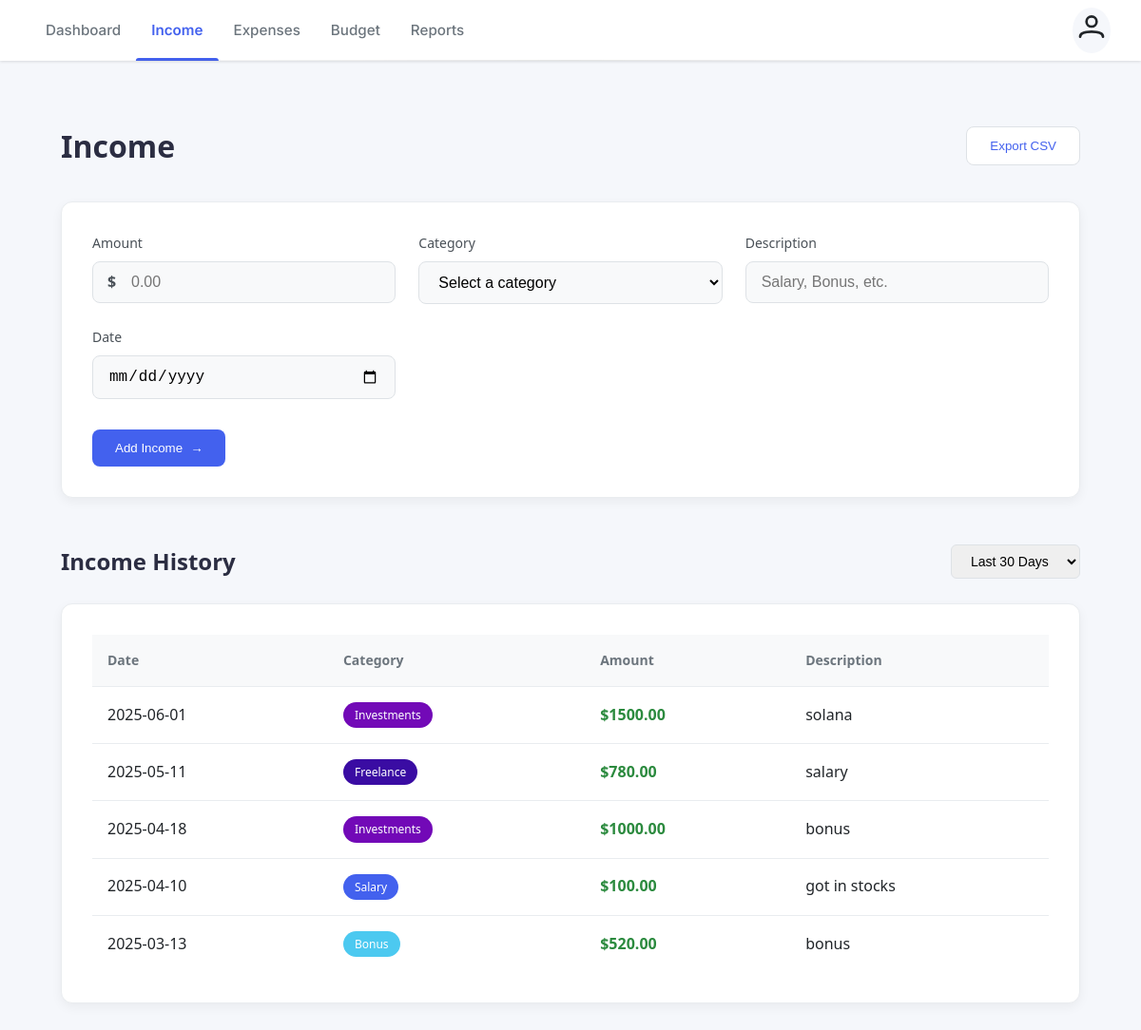
Screenshot of /income/ (signed in) with the database file from the repository.
### myapp/models.py (models this page shows, shortened)
class Transaction(models.Model):
    user = models.ForeignKey(User, on_delete=models.CASCADE)
    amount = models.DecimalField(max_digits=10, decimal_places=2, validators=[MinValueValidator(0.01)])
    category = models.ForeignKey(Category, on_delete=models.CASCADE)
    description = models.TextField(blank=True)
    date = models.DateField(default=timezone.now)
    transaction_type = models.CharField(max_length=10, choices=[('income', 'Income'), ('expense', 'Expense')])
    class Meta:
        ordering = ['-date']

class Category(models.Model):
    name = models.CharField(max_length=100)
    user = models.ForeignKey(User, on_delete=models.CASCADE)
    CATEGORY_TYPES = [
        ('income', 'Income'),
        ('expense', 'Expense'),
        ('budget', 'Budget'),
    ]
    category_type = models.CharField(max_length=10, choices=CATEGORY_TYPES)
    color = models.CharField(max_length=7, default='#4361ee')  # Added color field
    class Meta:
        verbose_name_plural = "Categories"
        unique_together = ('user', 'name', 'category_type')

### myapp/views.py (the view, shortened to what this page needs)
# urls.py: path('income/', views.income, name='income'),
@login_required
def income(request):
    categories = Category.objects.filter(user=request.user, category_type='income')
    incomes = Transaction.objects.filter(
        user=request.user,
        transaction_type='income'
    ).order_by('-date').select_related('category')
    return render(request, 'income.html', {
        'categories': categories,
        'incomes': incomes
    })

### templates/income.html (shortened to what this page needs)
{% extends "base.html" %}
{% block content %}
<div class="income-container">
    <div class="income-header">
        <h1 class="income-title">Income</h1>
        <div class="income-actions">
            <button class="btn btn-export">Export CSV</button>
        </div>
    </div>
    <div class="card income-form-card">
        <form method="post" class="income-form">
            <div class="form-grid">
                <div class="form-group">
                    <label for="amount" class="form-label">Amount</label>
                    <div class="input-with-icon">
                        <span class="currency-symbol">$</span>
                        <input type="number" id="amount" name="amount" step="0.01" min="0.01" required
                               class="form-input" placeholder="0.00">
                    </div>
                </div>
                <div class="form-group">
                    <label for="category" class="form-label">Category</label>
                    <select id="category" name="category" required class="form-select">
                        <option value="" disabled selected>Select a category</option>
                    </select>
                </div>
                <div class="form-group">
                    <label for="description" class="form-label">Description</label>
                    <input type="text" id="description" name="description" class="form-input"
                           placeholder="Salary, Bonus, etc.">
                </div>
                <div class="form-group">
                    <label for="date" class="form-label">Date</label>
                    <input type="date" id="date" name="date" required class="form-input">
                </div>
            </div>
            <button type="submit" class="btn btn-primary btn-submit">
                <span class="btn-text">Add Income</span>
                <span class="btn-icon">→</span>
            </button>
        </form>
    </div>
    <div class="income-history">
        <div class="history-header">
            <h3 class="history-title">Income History</h3>
            <div class="history-filters">
                <select class="filter-select">
                    <option>Last 30 Days</option>
                </select>
            </div>
        </div>
        <div class="card history-table-container">
            {% if incomes %}
            <table class="income-table">
                <thead>
                    <tr>
                        <th class="date-col">Date</th>
                        <th class="category-col">Category</th>
                        <th class="amount-col">Amount</th>
                        <th class="desc-col">Description</th>
                    </tr>
                </thead>
                <tbody>
                    {% for income in incomes %}
                    <tr class="income-row">
                        <td class="date-cell">{{ income.date|date:"Y-m-d" }}</td>
                        <td class="category-cell">
                            <span class="category-badge" style="background-color: {{ income.category.color|default:'#4361ee' }};">
                                {{ income.category.name }}
                            </span>
                        </td>
                        <td class="amount-cell">${{ income.amount }}</td>
                        <td class="desc-cell">{{ income.description|default:"-" }}</td>
                    </tr>
                    {% endfor %}
                </tbody>
            </table>
            {% else %}
            <div class="no-data">
                <p>No income records found</p>
            </div>
            {% endif %}
        </div>
    </div>
</div>
{% endblock %}

### templates/base.html (shortened to what this page needs)
<!DOCTYPE html>
<html lang="en">
<head>
</head>
<body>
    <nav class="navbar">
        <div class="nav-links">
            <a href="{% url 'dashboard' %}" class="{% if request.path == '/dashboard/' %}active{% endif %}">Dashboard</a>
            <a href="{% url 'income' %}" class="{% if request.path == '/income/' %}active{% endif %}">Income</a>
            <a href="{% url 'expenses' %}" class="{% if request.path == '/expenses/' %}active{% endif %}">Expenses</a>
            <a href="{% url 'budget' %}" class="{% if request.path == '/budget/' %}active{% endif %}">Budget</a>
            <a href="{% url 'reports' %}" class="{% if request.path == '/reports/' %}active{% endif %}">Reports</a>
        </div>
        <div class="user-menu">
            <div class="user-icon" id="userIcon">
                <svg width="32" height="32" viewBox="0 0 24 24" fill="none" stroke="currentColor" stroke-width="2" stroke-linecap="round" stroke-linejoin="round"><circle cx="12" cy="8" r="4"></circle><path d="M21 20c0-2.7-4-4-9-4s-9 1.3-9 4"></path></svg>
            </div>
        </div>
    </nav>
    <div class="container">
        {% block content %}{% endblock %}
    </div>
</body>
</html>

### templates/base.html (style rules this page uses)
:root { --primary: #4361ee; --primary-dark: #3a0ca3; --primary-light: #4895ef; --secondary: #f72585; --dark: #212529; --light: #f8f9fa; --gray: #6c757d; --light-gray: #e9ecef; --success: #4bb543; --error: #ff3333; --warning: #ffcc00; --shadow-sm: 0 1px 3px rgba(0,0,0,0.12); --shadow-md: 0 4px 6px rgba(0,0,0,0.1); --shadow-lg: 0 10px 15px rgba(0,0,0,0.1); --transition: all 0.3s cubic-bezier(0.25, 0.8, 0.25, 1); --border-radius: 8px; }
* { margin: 0; padding: 0; box-sizing: border-box; }
body { font-family: 'Inter', -apple-system, BlinkMacSystemFont, sans-serif; line-height: 1.6; color: var(--dark); background-color: #f5f7fb; -webkit-font-smoothing: antialiased; -moz-osx-font-smoothing: grayscale; }
.navbar { background-color: white; box-shadow: var(--shadow-sm); padding: 0 2rem; position: sticky; top: 0; z-index: 1000; display: flex; justify-content: space-between; align-items: center; }
.navbar::after { content: ''; position: absolute; bottom: 0; left: 0; right: 0; height: 1px; background: linear-gradient(90deg, transparent, rgba(0,0,0,0.1), transparent); }
.nav-links { display: flex; align-items: center; }
.navbar a { color: var(--gray); text-decoration: none; font-weight: 500; font-size: 0.95rem; padding: 1.25rem 1rem; position: relative; transition: var(--transition); display: inline-block; }
.navbar a::after { content: ''; position: absolute; bottom: 0; left: 50%; transform: translateX(-50%); width: 0; height: 3px; background: var(--primary); transition: var(--transition); border-radius: 3px 3px 0 0; }
.navbar a.active { color: var(--primary); font-weight: 600; }
.navbar a.active::after { width: 100%; }
.container { max-width: 1200px; margin: 2rem auto; padding: 0 2rem; }
.user-menu { position: relative; display: flex; align-items: center; }
.user-icon { cursor: pointer; border-radius: 50%; background: #f5f7fb; padding: 4px; transition: box-shadow 0.2s; }

### rows the page displays
Transaction: date "2025-06-01", category.name "Investments", amount "1500.00", description "solana"
Transaction: date "2025-05-11", category.name "Freelance", amount "780.00", description "salary"
Transaction: date "2025-04-18", category.name "Investments", amount "1000.00", description "bonus"
Transaction: date "2025-04-10", category.name "Salary", amount "100.00", description "got in stocks"
Transaction: date "2025-03-13", category.name "Bonus", amount "520.00", description "bonus"
